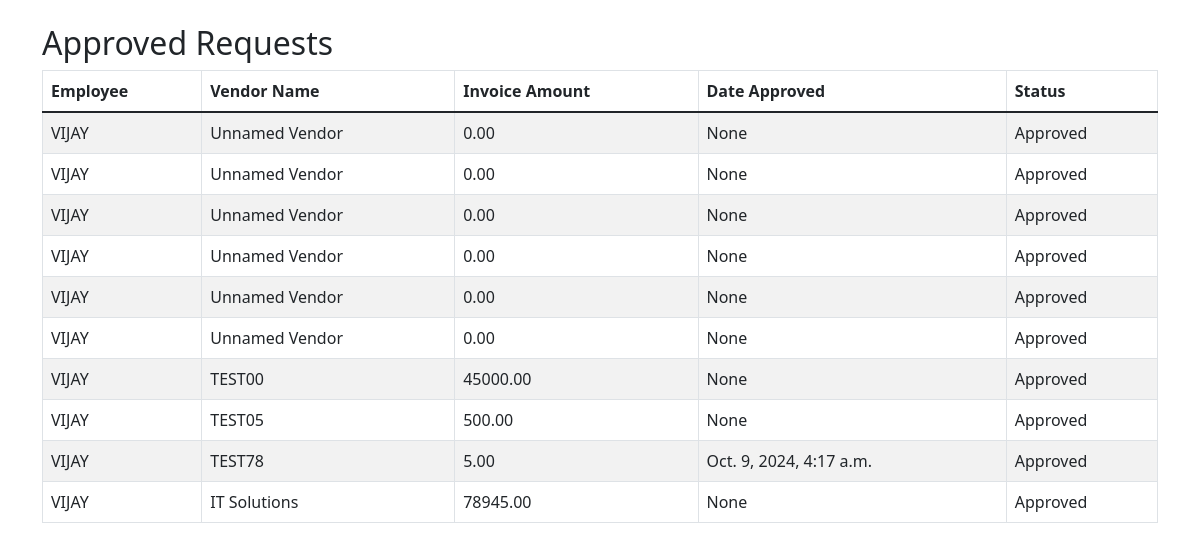
Screenshot of /manager/approved_requests/ (signed in) with the database file from the repository.
### finance_app/models.py (models this page shows, shortened)
class Request(models.Model):
    STATUS_CHOICES = [
        ('Pending', 'Pending'),
        ('Approved', 'Approved'),
        ('Rejected', 'Rejected'),
        ('Hold', 'Hold'),
    ]
    VENDOR_TYPE_CHOICES = [
        ('existing_vendor', 'Existing Vendor'),
        ('new_vendor', 'New Vendor'),
    ]
    employee = models.ForeignKey(User, on_delete=models.CASCADE, limit_choices_to={'role': 'Employee'})
    vendor_name = models.CharField(max_length=255)
    type_of_vendor = models.CharField(max_length=50, choices=VENDOR_TYPE_CHOICES)  # Dropdown for vendor type
    vendor_code = models.CharField(max_length=100)
    basis_of_request = models.CharField(max_length=255)
    details_of_request = models.TextField()
    invoice_amount = models.DecimalField(max_digits=10, decimal_places=2)
    requested_date_of_payment = models.DateField()
    invoice_date = models.DateField()
    status = models.CharField(max_length=10, choices=STATUS_CHOICES, default='Pending')
    created_at = models.DateTimeField(auto_now_add=True)
    updated_at = models.DateTimeField(auto_now=True)
    manager_approval_at = models.DateTimeField(null=True, blank=True)
    manager_note = models.TextField(blank=True, null=True)
    finance_approval_at = models.DateTimeField(null=True, blank=True)
    is_urgent = models.BooleanField(default=False)  # Field for urgency
    notes = models.TextField(blank=True, null=True)
    invoice = models.FileField(upload_to='attachments/', blank=True, null=True)
    ticket_number = models.PositiveIntegerField(unique=True, null=True, blank=True)  # Allow null for initial save
    def save(self, *args, **kwargs):
        if self._state.adding and self.ticket_number is None:
            last_request = Request.objects.order_by('-ticket_number').first()
            if last_request and last_request.ticket_number:
                self.ticket_number = last_request.ticket_number + 1
            else:
                self.ticket_number = 10000  # Start ticket numbering from 10000 if no records exist
        super().save(*args, **kwargs)

class User(AbstractUser):
    ROLE_CHOICES = [
        ('Employee', 'Employee'),
        ('Manager', 'Manager'),
        ('Finance', 'Finance'),
        ('Admin', 'Admin'),
    ]
    role = models.CharField(max_length=10, choices=ROLE_CHOICES)

### finance_app/views.py (the view)
# urls.py: path('manager/approved_requests/', views.approved_requests, name='approved_requests'),
@login_required
def approved_requests(request):
    if request.user.role not in ['Manager', 'Finance']:
        messages.error(request, 'Unauthorized access')
        return redirect('home')
    requests = Request.objects.filter(status='Approved')
    return render(request, 'approved_requestss.html', {'requests': requests})

### finance_app/templates/approved_requestss.html (shortened to what this page needs)
<!DOCTYPE html>
<html lang="en">
<head>
    <link href="https://cdn.jsdelivr.net/npm/bootstrap@5.1.3/dist/css/bootstrap.min.css" rel="stylesheet">
</head>
<body>
    <div class="container mt-4">
        <h2>Approved Requests</h2>
        <table class="table table-striped table-bordered">
            <thead>
                <tr>
                    <th>Employee</th>
                    <th>Vendor Name</th>
                    <th>Invoice Amount</th>
                    <th>Date Approved</th>
                    <th>Status</th>
                </tr>
            </thead>
            <tbody>
                {% for request in requests %}
                    <tr>
                        <td>{{ request.employee.username }}</td>
                        <td>{{ request.vendor_name }}</td>
                        <td>{{ request.invoice_amount }}</td>
                        <td>{{ request.manager_approval_at }}</td>
                        <td>{{ request.status }}</td>
                    </tr>
                {% empty %}
                    <tr>
                        <td colspan="5" class="text-center">No approved requests found.</td>
                    </tr>
                {% endfor %}
            </tbody>
        </table>
    </div>
</body>
</html>

### rows the page displays
Request: employee.username "VIJAY", vendor_name "Unnamed Vendor", invoice_amount "0.00", manager_approval_at "None", status "Approved"
Request: employee.username "VIJAY", vendor_name "Unnamed Vendor", invoice_amount "0.00", manager_approval_at "None", status "Approved"
Request: employee.username "VIJAY", vendor_name "Unnamed Vendor", invoice_amount "0.00", manager_approval_at "None", status "Approved"
Request: employee.username "VIJAY", vendor_name "Unnamed Vendor", invoice_amount "0.00", manager_approval_at "None", status "Approved"
Request: employee.username "VIJAY", vendor_name "Unnamed Vendor", invoice_amount "0.00", manager_approval_at "None", status "Approved"
Request: employee.username "VIJAY", vendor_name "Unnamed Vendor", invoice_amount "0.00", manager_approval_at "None", status "Approved"
Request: employee.username "VIJAY", vendor_name "TEST00", invoice_amount "45000.00", manager_approval_at "None", status "Approved"
Request: employee.username "VIJAY", vendor_name "TEST05", invoice_amount "500.00", manager_approval_at "None", status "Approved"
Request: employee.username "VIJAY", vendor_name "TEST78", invoice_amount "5.00", manager_approval_at "Oct. 9, 2024, 4:17 a.m.", status "Approved"
Request: employee.username "VIJAY", vendor_name "IT Solutions", invoice_amount "78945.00", manager_approval_at "None", status "Approved"
